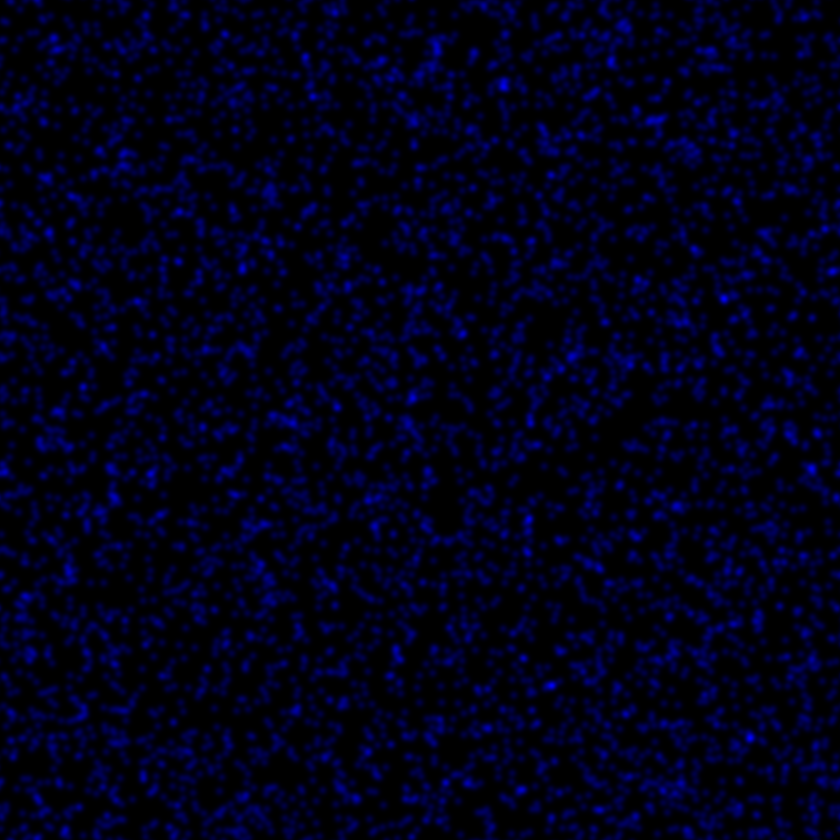
#> input picture Test Images/CBS001RBM__0_percent_colocalisation_.tif, 840 x 840 px, shrunk from 1024 x 1024 before the run
$ python main.py
#> lines starting #> are read from the running program, lines starting #| are printed output that depends on the picture
### pydist3d/distance_analysis.py
"""distance_analysis.py

Distance analysis functions

J. Metz <metz.jp@gmail.com>
"""
from dataclasses import dataclass
import numpy as np
import scipy.ndimage as ndi
from pydist3d.utility import logger


@dataclass(frozen=True)
class Scale:
    """
    Simple calibration scale dataclass
    """
    xymicsperpix: float
    zmicsperpix: float


def get_analyser(name):
    """
    Access a function in the current module by name
    Return a list of analysis functions in the current
    submodule
    """
    # Can't use hyphens or spaces
    name_sanitized = name.replace('-', '_').replace(' ', '_')
    candidates = {
        key: value
        for key, value in globals().items()
        if callable(value)}
    if name_sanitized not in candidates:
        raise ValueError(f'{name} is not a valid distance analysis function')
    return candidates[name_sanitized]


def edge_to_edge(mask1, mask2, scale=None):
    """
    Analyses edge-to-edge distances TODO: COMPLETE ME
    """
    scale = Scale(**dict({'xymicsperpix': 1, 'zmicsperpix': 1}, **scale or {}))
    # Generate distance map of mask2 - Note: because the distance
    # map here measures how far to the nearest OFF pixel (0), we need to
    # invert the mask while performing this function
    # Aside: the edt part of the function just stands for
    # Exact euclidean distance transform, as the module
    # also has other ways of calculating different
    # distance transforms!
    # NOTE: Includes pixel sampling factors;
    # so distances will be in microns
    sampling = [scale.xymicsperpix for shape in mask1.shape]
    if len(sampling) == 3:
        sampling[0] = scale.zmicsperpix
    distancemap2 = ndi.distance_transform_edt(~mask2, sampling=sampling)

    labels1, num_objects1 = ndi.label(mask1)

    if num_objects1 > 500:
        logger.critical("Too many objects found (%s), skipping", num_objects1)
        return None, None
    # NB: As this function is in scipy.ndimage - it happily handles
    # N-d data for us!
    # It also outputs the number of objects found, so we can show that
    # in the terminal...

    logger.info("Number of objects in mask1: %s", num_objects1)

    # Next we want to process each labelled region (~object)
    # individually, so we will use a for-loop
    # We know how many objects there are from num_objects1

    # NOTE: The Python range function, when called with two inputs
    # generates the numbers input1, input1+1, input1+2, ... , input2-1
    # I.e. it does not generate input2, so if we want to have a
    # range of numbers go to X, then we have to use X+1 as the second input!

    # We're also going to create a list of distances - one
    # entry per object, but each entry itself is going to
    # be a list of distances!

    # First, let's create an empty list using []
    distances_list = []
    dist_stats_list = [
        [
            "PDmin",
            "Hausdorff Distance",
            "PDmean",
            # "median distance",
            # "sum distance",
            "Number of Perimeter Pixels",
        ]
    ]

    for label in range(1, num_objects1 + 1):

        # Now we generate a mask of just this object
        # which is kind of like an ROI object in imagej
        # We can do this by using the comparison operator ==
        # which evaluates to true where values in labels1 are equal
        # to label
        mask_obj = labels1 == label

        # Now we can generate an outline of this region by performing
        # binary erosion of this region and getting the pixels where
        # mask_obj is True, but the eroded version is False!
        # eroded = ndi.binary_erosion(mask_obj)
        outline = mask_obj & np.logical_not(ndi.binary_erosion(mask_obj))

        # Now we can get all the distances of the outline pixels
        # to the nearest object in mask2!
        distances = distancemap2[outline]
        dist_arr = np.array(distances)
        dist_stats = [
            np.min(dist_arr),
            np.max(dist_arr),
            np.mean(dist_arr),
            # np.median(dist_arr),
            # np.sum(dist_arr),
            np.shape(dist_arr)[0],
        ]
        # This uses "logical indexing", i.e. we can pass in a mask array
        # to extract only pixels in distancemap2 where the mask array
        # (in this case outline) is True.

        # Lastly we just need to decide what to do with the distances...
        # For now, let's create a table, so we're going to append the
        # current distances to the end of the list
        distances_list.append(distances)
        dist_stats_list.append(dist_stats)
    return distances_list, dist_stats_list

### pydist3d/main.py
"""main.py

Main entry module for pydist3d

J. Metz <metz.jp@gmail.com>
"""
import os
import csv
from dataclasses import dataclass
import numpy as np
import tifffile
import matplotlib.pyplot as plt
import skimage.filters as skfilt
import scipy.ndimage as ndi
from pydist3d.distance_analysis import get_analyser
from pydist3d.utility import logger
plt.switch_backend('agg')

# ------------------------------
# Add in calibration of pixels in xy and z directions
# ------------------------------
__zmicsperpix__ = 0.75
__xymicsperpix__ = 0.08
__threshold_functions__ = {
    'li': skfilt.threshold_li,
    'otsu': skfilt.threshold_otsu,
}


@dataclass(frozen=True)
class Config:
    """
    Default configuration object.
    Once these have been set at input time, they cannot be changed
    """
    channel1_index: int = 0
    channel2_index: int = 1
    filter_method: str = 'none'
    threshold_method: str = 'none'
    distance_analyser: str = 'edge-to-edge'


def get_files(folder):
    """
    find .tif files in input_folder_name, add to directory
    """
    listing = os.listdir(folder)
    filename_list = [
        os.path.join(folder, item)
        for item in listing if item.endswith(".tif")]
    return filename_list


def perform_filter_using_method(image, method):
    """
    Runs specified filter (or just returns the original image)
    """
    if (method is None) or method.lower() == 'none':
        return image
    method = method.lower()
    if method == "gaussian (sigma 3px)":
        return ndi.gaussian_filter(image, sigma=3.0)
    raise ValueError(f"Filter method [{method}] not supported")


def perform_thresholding(filtered1, filtered2, threshold_method):
    """
    Perform requested thresholding (or none) and return result
    """
    if threshold_method is not None:
        threshold_method = threshold_method.lower()
    if threshold_method not in (None, 'none'):
        threshold_function = __threshold_functions__[threshold_method]
        threshold_value1 = threshold_function(filtered1)
        threshold_value2 = threshold_function(filtered2)
        # apply threshold using comparison operator to generate binary stacks
        mask1 = filtered1 >= threshold_value1
        mask2 = filtered2 >= threshold_value2
    else:
        mask1 = filtered1
        mask2 = filtered2
    return mask1, mask2


def load_data(filepath, channel1_index, channel2_index):
    """
    Loads the data and performs necessary channel selection
    returns the selected channel images
    """
    # load the data using tifffile, unlike when
    # loading .czi files, no unnecessary
    # dimensions are added, meaning that we do not need to
    # use the .squeeze function.
    datain = tifffile.imread(filepath)

    # Move channel axis to front
    data = shuffle_smallest_dim_to_front(datain)

    if data.ndim > 4:
        raise ValueError(
            "Unhandled dimensionality of data"
            + f"\nData must be 3-4 dimensional, got {data.ndim}")
    if data.ndim < 3:
        raise ValueError(
            "Input image must contain 2 channels and therefore"
            " be at least 3d")

    # split channels
    channel1 = data[channel1_index]
    channel2 = data[channel2_index]

    if channel1.ndim == 3:
        channel1 = shuffle_smallest_dim_to_front(channel1)
        channel2 = shuffle_smallest_dim_to_front(channel2)

    logger.debug("Channel 1 data has shape: %s", channel1.shape)
    logger.debug("Channel 2 data has shape: %s", channel2.shape)
    return channel1, channel2


def process_file(
        filepath,
        output_folder,
        **config):
    """
    Perform main processing on the file
    """
    config = Config(**config)
    if isinstance(config.distance_analyser, str):
        distance_analyser = get_analyser(config.distance_analyser)
    else:
        distance_analyser = config.distance_analyser
    channel1, channel2 = load_data(
        filepath, config.channel1_index, config.channel2_index)
    # at this point extra filtering steps can be inserted; I
    # have pre-filtered tis data in image-j so no need for extra filtering
    filtered1 = perform_filter_using_method(channel1, config.filter_method)
    filtered2 = perform_filter_using_method(channel2, config.filter_method)
    # identify thresholding values using method selected
    mask1, mask2 = perform_thresholding(
        filtered1, filtered2, config.threshold_method)

    # We now create overlay figures for channel 1 and 2
    # and save to the input folder to allow
    # the thresholding to be assessed
    # Create a new figure object, and set the window title

    plot_and_save_outlines(
        channel1, channel2, mask1, mask2, filepath)

    # So next, for each object in mask1, let's
    # See how far it's border pixels are from the
    # nearest object in mask2 (using distancemap2)...

    # First we create a "labelled" array, which
    # performs part of what happens with
    # "Analyze particles" in imagej; it identifies
    # connected clumps of pixels and gives them all a unique
    # label.
    distances_list, dist_stats_list = distance_analyser(
        mask1, mask2,
        scale={
            'xymicsperpix': __xymicsperpix__,
            'zmicsperpix': __zmicsperpix__})

    output_distances_and_stats(
        os.path.basename(filepath), output_folder,
        distances_list, dist_stats_list)


def output_distances_and_stats(name, folder, distances, dist_stats):
    """
    Outputs the distances and stats, for filename `name`
    into output folder `folder`
    """
    # Now that we have all the distances in a list, we could
    # perform statistical tests on them, or get their means,
    # maxima etc, but for now let's just write them to a
    # CSV (comma-seperated-values) file which can be loaded
    # into a variety of software (including Excel...) for
    # later inspection!

    if not os.path.isdir(folder):
        os.makedirs(folder)

    # To do this we're going to "open" a file (which returns
    # a "file-object" representing the open file
    # and then use the Python standard library's csv module
    # to send the data to the open file!
    file_out = open(os.path.join(folder, f"distance_table_{name}.csv"), "w")
    writer = csv.writer(file_out)
    writer.writerows(distances)
    file_out.close()

    file_out = open(os.path.join(folder, f"stats_table_{name}.csv"), "w")
    writer = csv.writer(file_out)
    writer.writerows(dist_stats)
    file_out.close()


def shuffle_smallest_dim_to_front(data):
    """
    Assumes smallest axis is channel axis and
    moves it to be the first dimension
    """
    channel_dim = np.argmin(data.shape)
    return np.moveaxis(data, channel_dim, 0)


def plot_and_save_outlines(channel1, channel2, mask1, mask2, filepath):
    """
    Creates and saves outline plots from the channel data and masks
    """
    # channel1 overlay images:
    size = channel1.shape[-2:]
    slices = [slice(None) for dim in channel1.shape]
    for i in range(channel1.ndim-2):
        # Get middle slice of any remaining channels
        middle_index = channel1.shape[i]//2
        slices[i] = middle_index
    slices = tuple(slices)

    plt.figure(
        "Mask 1",
        figsize=(12, 12 * size[0] / size[1]),
        dpi=size[1] / 12,
    )
    plt.axes([0, 0, 1, 1])
    plt.imshow(channel1[slices], cmap="gray")
    if len(np.unique(mask1[slices])) > 1:
        plt.contour(mask1[slices], levels=[0.5], colors=["r"])
        savename = "{}_mask1.png".format(filepath)
    else:
        savename = "{}_mask1_NO_REGIONS.png".format(filepath)
    plt.savefig(savename)
    plt.close()

    # channel2 overlay images:
    plt.figure(
        "Mask 2",
        figsize=(12, 12 * size[0] / size[1]),
        dpi=size[1] / 12,
    )
    plt.axes([0, 0, 1, 1])
    plt.imshow(channel2[slices], cmap="gray")
    if len(np.unique(mask2[slices])) > 1:
        plt.contour(mask2[slices], levels=[0.5], colors=["r"])
        logger.debug("Values in mask2[slices]: %s", np.unique(mask2[slices]))
        savename = "{}_mask2.png".format(filepath)
    else:
        savename = "{}_mask2_NO_REGIONS.png".format(filepath)
    plt.savefig(savename)
    plt.close()
    logger.info("Created overlay images")


def batch(
        input_folder,
        output_folder=None,
        **config,
        ):
    """
    Batch process all the data files in a given folder,
    saving results to the nominated `output_folder`.
    """
    filename_list = get_files(input_folder)

    for index, filepath in enumerate(filename_list):
        filename = os.path.basename(filepath)
        logger.info(
            "processing file %s, this is file %d of %d",
            filename, index + 1, len(filename_list))
        process_file(
            filepath,
            output_folder=output_folder,
            **config
        )


def main(
        input_folder,
        output_folder=None,
        **config
        ):
    """
    Main entry point to run the pydist3d analysis pipeline
    """
    if output_folder is None:
        output_folder = os.path.join(input_folder, "tables")
    batch(
        input_folder=input_folder,
        output_folder=output_folder,
        **config
    )


def main_cli():
    """
    Main CLI interface
    """
    logger.debug("Running as script...")
    folder = input("Please enter an input folder")
#> the answer given: ../Test Images
    main(folder)
#> in load_data, datain is the input picture: shape (840, 840, 3); mean R, G, B 0, 0, 25.2
#> in load_data, `channel1 = data[channel1_index]`: channel1: shape (840, 840); every value is 0
#> in edge_to_edge, `sampling = [scale.xymicsperpix for shape in mask1.shape]`: sampling = [0.08, 0.08]
#> in edge_to_edge, `distancemap2 = ndi.distance_transform_edt(~mask2, sampling=sampling)`:
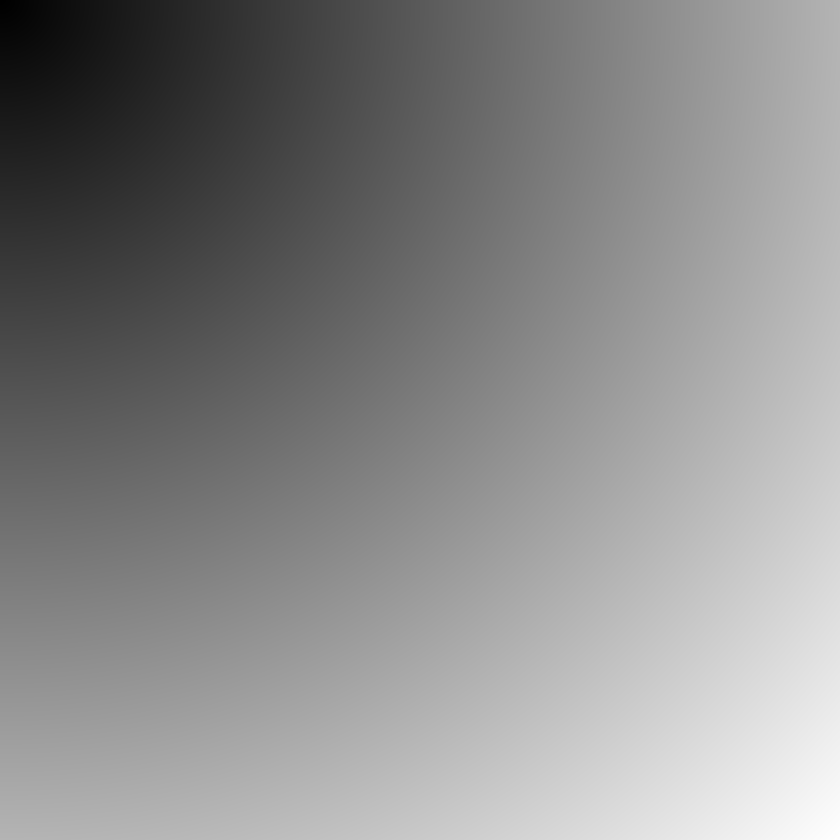
#> distancemap2: shape (840, 840) float64; min 0.08, max 94.98, mean 51.4; drawn with min black and max white
#> in edge_to_edge, `labels1, num_objects1 = ndi.label(mask1)`: labels1: shape (840, 840) int32; every value is 0
#> in edge_to_edge, `labels1, num_objects1 = ndi.label(mask1)`: num_objects1 = 0
#> after the loop in edge_to_edge, `for label in range(1, num_objects1 + 1):`: dist_stats_list = [['PDmin', 'Hausdorff Distance', 'PDmean', 'Number of Perimeter Pixels']]; distances_list = []


if __name__ == '__main__':
    main_cli()
